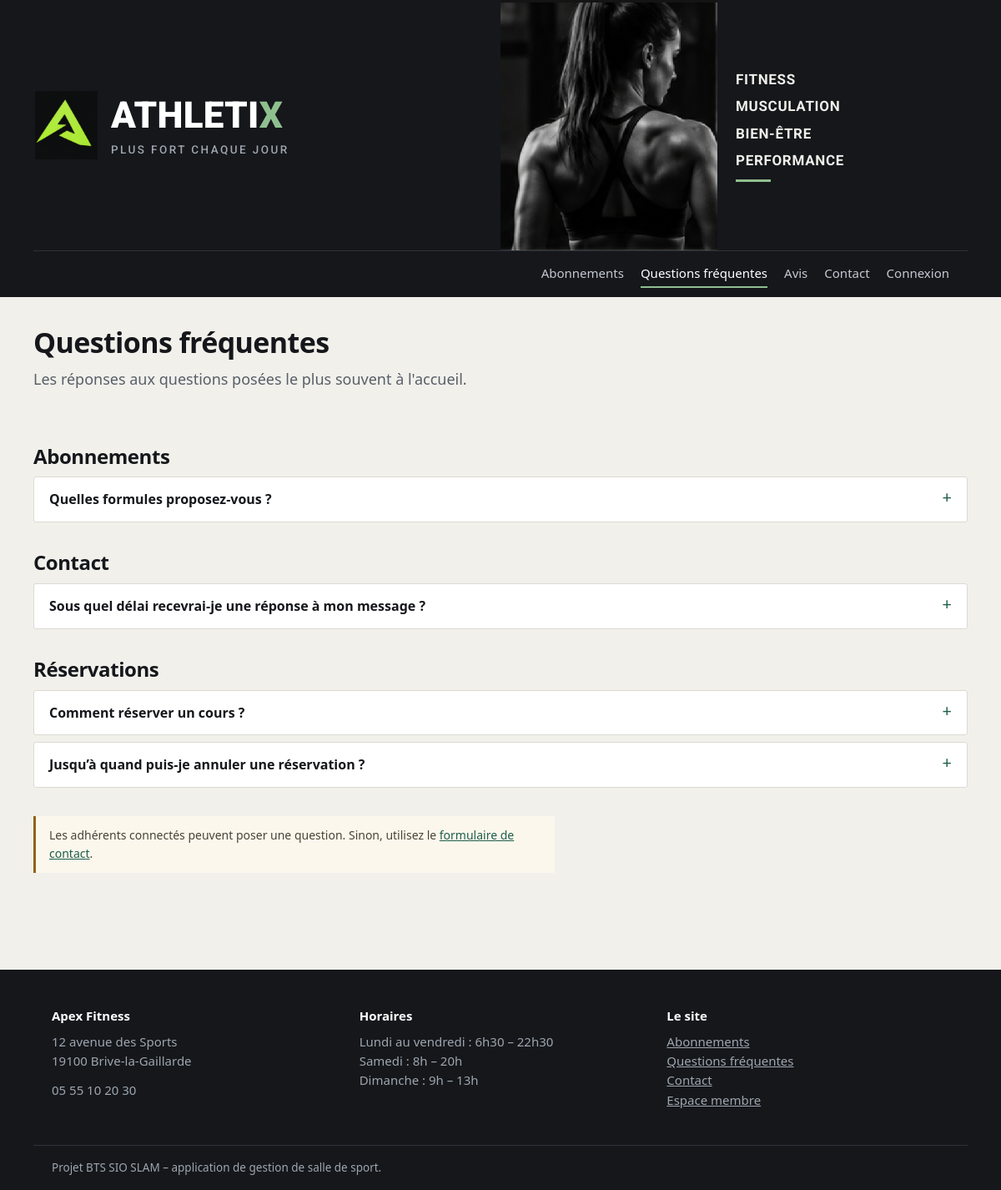
/index.php?route=faq/public.php, run on the app's committed database.
### tables this page shows
CREATE TABLE faq (
  NumInteraction INT PRIMARY KEY,
  question       TEXT NOT NULL,
  reponse        TEXT,
  statut_faq     VARCHAR(20) NOT NULL DEFAULT 'En attente',
  categorie      VARCHAR(80) NOT NULL DEFAULT 'General',
  FOREIGN KEY (NumInteraction) REFERENCES interaction_adherent(NumInteraction) ON DELETE CASCADE
);

### faq/public.php (called while the page is built, shortened)
<?php
require_once __DIR__ . '/../config/function.php';
require_once __DIR__ . '/controller/FaqPageController.php';
$controller = new FaqPageController();
$parCategorie = $controller->getAllByCategory($controller->getAll());
require __DIR__ . '/view/public.php';

### public/index.php (called while the page is built, shortened)
<?php
require_once __DIR__ . '/../config/function.php';
$pages = [
    'accueil/index.php' => '../accueil/index.php',
    'abonnement/index.php' => '../abonnement/index.php',
    'abonnement/catalogue.php' => '../abonnement/catalogue.php',
    'abonnement_plus/index.php' => '../abonnement_plus/index.php',
    'activite/index.php' => '../activite/index.php',
    'adherent/index.php' => '../adherent/index.php',
    'adherent/espace.php' => '../adherent/espace.php',
    'admin/index.php' => '../admin/index.php',
    'admin/espace.php' => '../admin/espace.php',
    'avis/index.php' => '../avis/index.php',
    'avis/public.php' => '../avis/public.php',
    'basic/index.php' => '../basic/index.php',
    'demande_maintenance/index.php' => '../demande_maintenance/index.php',
    'employe/index.php' => '../employe/index.php',
    'employe/espace.php' => '../employe/espace.php',
    'equipement/index.php' => '../equipement/index.php',
    'etat_equipement/index.php' => '../etat_equipement/index.php',
    'faq/index.php' => '../faq/index.php',
    'faq/public.php' => '../faq/public.php',
    'fonction/index.php' => '../fonction/index.php',
    'fournisseur/index.php' => '../fournisseur/index.php',
    'fournisseur/gestion.php' => '../fournisseur/gestion.php',
    'freemium/index.php' => '../freemium/index.php',
    'interaction_adherent/index.php' => '../interaction_adherent/index.php',
    'message_contact/index.php' => '../message_contact/index.php',
    'offre/index.php' => '../offre/index.php',
    'paiement/index.php' => '../paiement/index.php',
    'paiement/payer.php' => '../paiement/payer.php',
    'qr_code/index.php' => '../qr_code/index.php',
    'reservation/index.php' => '../reservation/index.php',
    'salle/index.php' => '../salle/index.php',
    'souscrire/index.php' => '../souscrire/index.php',
    'statut/index.php' => '../statut/index.php',
    'statut_maintenance/index.php' => '../statut_maintenance/index.php',
    'type_equipement/index.php' => '../type_equipement/index.php',
    'utilisateur/index.php' => '../utilisateur/index.php',
    'utilisateur/connexion.php' => '../utilisateur/connexion.php',
    'utilisateur/deconnexion.php' => '../utilisateur/deconnexion.php',
    'config/install.php' => '../config/install.php',
];
$requestPath = parse_url($_SERVER['REQUEST_URI'] ?? '/', PHP_URL_PATH);
$queryRoute = $_GET['route'] ?? null;
$requestPath = rawurldecode($requestPath);
$route = $queryRoute !== null ? rawurldecode($queryRoute) : trim($requestPath, '/');
$page = realpath(__DIR__ . '/' . $pages[$route]);
require $page;

### config/function.php (called while the page is built, shortened)
<?php
function db(): PDO
{
    static $pdo = null;
    if ($pdo === null) {
        $dsn = sprintf('mysql:host=%s;port=%d;dbname=%s;charset=utf8mb4', DB_HOST, DB_PORT, DB_NAME);
        try {
            $pdo = new PDO($dsn, DB_USER, DB_PASS, [
                PDO::ATTR_ERRMODE => PDO::ERRMODE_EXCEPTION,
                PDO::ATTR_DEFAULT_FETCH_MODE => PDO::FETCH_ASSOC,
                PDO::ATTR_EMULATE_PREPARES => false,
            ]);
        } catch (PDOException $exception) {
            http_response_code(500);
            exit('Connexion à la base impossible. Vérifiez config/config.php. Détail : ' . $exception->getMessage());
        }
    }
    return $pdo;
}
function e(?string $value): string
{
    return htmlspecialchars((string) $value, ENT_QUOTES | ENT_SUBSTITUTE, 'UTF-8');
}
function url(string $path): string
{
    $base = APP_BASE;
    if ($base === '') {
        $publicRoot = realpath(__DIR__ . '/../public');
        $webRoot = isset($_SERVER['DOCUMENT_ROOT']) ? realpath($_SERVER['DOCUMENT_ROOT']) : false;
        if ($publicRoot !== false && $webRoot !== false) {
            $webRoot = rtrim($webRoot, DIRECTORY_SEPARATOR);
        }
    }
    $base = rtrim($base, '/');
    $urlParts = parse_url($path);
    $route = ltrim($urlParts['path'] ?? '', '/');
    $query = [];
    if ($route === '') {
        return $base . '/';
    }
    if (str_starts_with($route, 'assets/')) {
        $assetUrl = $base . '/' . $route;
        return $assetUrl . (isset($urlParts['query']) ? '?' . $urlParts['query'] : '');
    }
    return $base . '/index.php?' . http_build_query(['route' => $route] + $query);
}
function connecte(): bool
{
    return isset($_SESSION['user']);
}
function a_role(string $role): bool
{
    return connecte() && in_array($role, $_SESSION['user']['roles'], true);
}

### faq/controller/FaqPageController.php (called while the page is built, shortened)
<?php
require_once __DIR__ . '/FaqController.php';
final class FaqPageController
{
    private FaqController $faq;
    public function __construct(?FaqController $faq = null)
    {
        $this->faq = $faq ?? new FaqController();
    }
    public function getAll(): array
    {
        return $this->faq->index();
    }
    public function getAllByCategory(array $questions): array
    {
        $groups = [];
        foreach ($questions as $question) $groups[$question['categorie']][] = $question;
        return $groups;
    }
}

### faq/controller/FaqController.php (called while the page is built, shortened)
<?php
require_once __DIR__ . '/../model/FaqDomain.php';
final class FaqController
{
    private Faq $faq;
    public function __construct(?Faq $faq = null)
    {
        $this->faq = $faq ?? new Faq();
    }
    public function index(): array
    {
        return $this->faq->publiees();
    }
}

### interaction_adherent/model/interaction_adherent.php (called while the page is built, shortened)
<?php
require_once __DIR__ . '/../../config/function.php';
class InteractionAdherent
{
    public function __construct(int $numUtilisateur, string $typeInteraction, ?PDO $pdo = null)
    {
        $this->pdo = $pdo ?? db();
    }
}

### faq/model/FaqDomain.php (called while the page is built, shortened)
<?php
require_once __DIR__ . '/../../interaction_adherent/model/interaction_adherent.php';
final class Faq extends InteractionAdherent
{
    public function publiees(): array
    {
        return $this->pdo->query(
            "SELECT f.*, i.date_interaction
             FROM faq f
             JOIN interaction_adherent i ON i.NumInteraction = f.NumInteraction
             WHERE f.statut_faq = 'Publiee'
             ORDER BY f.categorie, f.NumInteraction"
        )->fetchAll();
    }
}

### faq/view/public.php (the view, shortened to what this page needs)
<?php $parCategorie = $parCategorie ?? []; $erreur = $erreur ?? null; require __DIR__ . '/../../layout/header.php'; ?>
<div class="wrap page-head"><h1>Questions fréquentes</h1><p class="lead">Les réponses aux questions posées le plus souvent à l'accueil.</p></div>
<div class="wrap section">
<?php foreach ($parCategorie as $categorie => $questions): ?><section class="faq-cat"><h2><?= e($categorie) ?></h2><?php foreach ($questions as $question): ?><details class="faq-item"><summary><?= e($question['question']) ?></summary><div class="reponse"><?= nl2br(e($question['reponse'] ?? '')) ?></div></details><?php endforeach; ?></section><?php endforeach; ?>
<?php if (a_role('ADHERENT')): ?><section class="form" style="max-width:620px"><h2>Poser une question</h2><?php if ($erreur): ?><p class="flash flash-erreur"><?= e($erreur) ?></p><?php endif; ?><form method="post"><?= champ_csrf() ?><div class="form-ligne"><label for="question">Votre question</label><textarea id="question" name="question" maxlength="500" required></textarea></div><button class="btn btn-vert" type="submit">Envoyer la question</button></form></section><?php else: ?><p class="note">Les adhérents connectés peuvent poser une question. Sinon, utilisez le <a href="<?= url('message_contact/index.php') ?>">formulaire de contact</a>.</p><?php endif; ?></div>
<?php require __DIR__ . '/../../layout/footer.php'; ?>

### public/assets/css/style.css (style rules this page uses)
:root { --ink:#15171B; --ink-soft:#585F68; --canvas:#F1F0EB; --surface:#FFFFFF; --line:#DCDAD2; --green:#1E5F4B; --green-soft:#E1EDE8; --amber:#8E6410; --amber-soft:#F7EDD6; --rust:#9B3A2B; --rust-soft:#F5E0DC; --radius:3px; }
* { box-sizing:border-box }
html { scroll-behavior:smooth }
body { margin:0;background:var(--canvas);color:var(--ink); font-family:system-ui,-apple-system,"Segoe UI",Roboto,Helvetica,Arial,sans-serif; font-size:16px;line-height:1.55;font-variant-numeric:tabular-nums; }
a { color:var(--green) }
.wrap { max-width:1120px;margin:0 auto;padding:0 22px }
h1,h2,h3 { letter-spacing:-.018em;line-height:1.2;margin:0 0 10px }
h1 { font-size:34px }
h2 { font-size:24px }
p { margin:0 0 12px }
.lead { font-size:18px;color:var(--ink-soft);max-width:62ch }
.section { padding:56px 0 }
.note { border-left:3px solid var(--amber);background:#FBF7ED;padding:12px 16px; margin:22px 0 0;font-size:14px;color:#4A4437;max-width:78ch }
.page-head { padding:34px 0 8px }
.page-head .lead { margin-bottom:0 }

### public/assets/css/pages/faq.css (style rules this page uses)
.page-faq .faq-cat { margin-bottom:34px }
.page-faq .faq-item { background:var(--surface);border:1px solid var(--line);border-radius:var(--radius);margin-bottom:8px }
.page-faq .faq-item summary { padding:14px 18px;cursor:pointer;font-weight:600;list-style:none;display:flex;justify-content:space-between;gap:14px }
.page-faq .faq-item summary::after { content:"+";color:var(--green);font-weight:400;font-size:20px;line-height:1 }

### data on the page
faq: question "Quelles formules proposez-vous ?"
faq: question "Sous quel délai recevrai-je une réponse à mon message ?"
faq: question "Comment réserver un cours ?"
faq: question "Jusqu’à quand puis-je annuler une réservation ?"

### other printed values
$categorie "Abonnements"
$categorie "Contact"
$categorie "Réservations"
